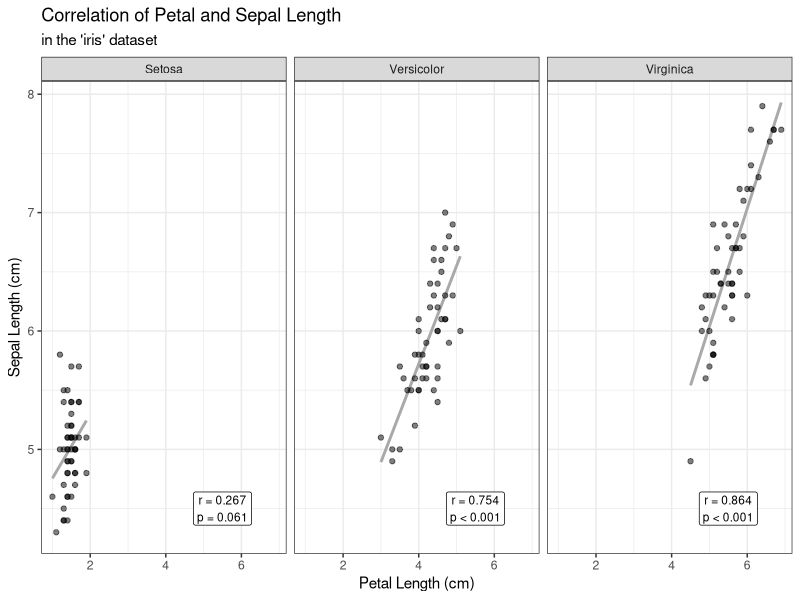
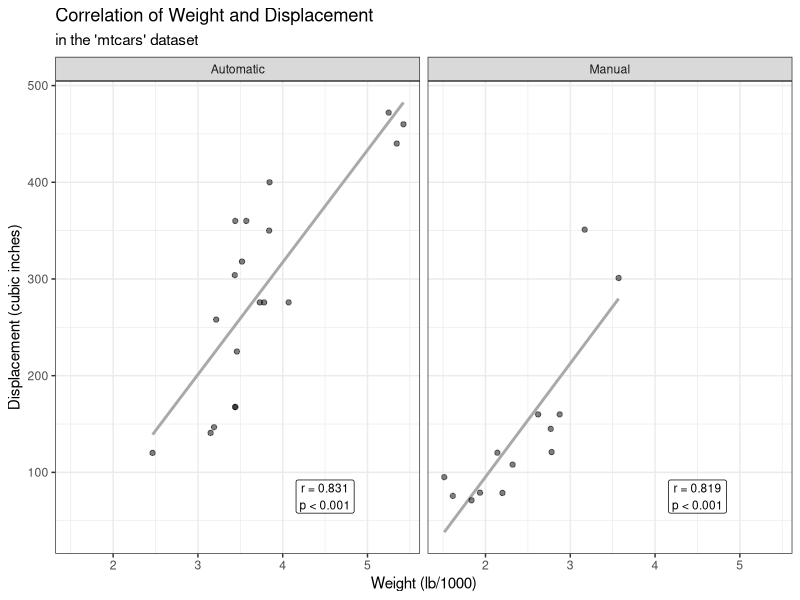

The R script that drew these images, in order:
# Data + Donuts: Making Beautiful Plots in R's Ggplot2
# Author: Jessica M. Alexander (https://jessb0t.github.io/)
# Workshop Date: 2025-02-13
# Summary: This script uses the standard 'iris' and 'mtcars' datasets to introduce fundamental
#           and semi-advanced features of plotting with ggplot.  The following R functions are covered:
#           - library()
#           - paste()
#           - c()
#           - data.frame()
#           - dplyr::filter()
#           - lplyr::pull()
#           - stats::cor.test()
#           - ggplot2::
#             - ggplot()
#             - aes()
#             - geom_point()
#             - geom_smooth()
#             - geom_label()
#             - facet_wrap()
#             - labs()
#             - theme_bw()
#             - ggsave()


#one-time install to your computer
#install.packages("tidyverse") #this installs multiple packages, including dplyr, lplyr, and ggplot2
#install.packages("datasets") #this installs the package that houses our sample data
#install.packages("stats") #this installs a very common package for standard statistical methods

#the following will need to be done whenever you create a new instance of R
#load necessary packages
library(datasets)
library(tidyverse)
library(stats)

#specify folder where plots should go (discuss relative merits of absolute v. relative paths)
outpath <- "your-filepath-here"

#helper functions and variables
#I like to include the date for any outputs, so this is a handy variable to have
today <- format(Sys.Date(), "%Y%m%d")

#this function takes numbers less than one and decides if they get 3 or four digits for display
digit_display <- function(number){
  if(abs(number)<0.001){
    x <- sprintf("%.4f", number)
  }else{
    x <- sprintf("%.3f", number)
  }
  return (x) #this is a string
}

#this function takes a p-value and gives you a string that either rounds to 3 decimal places or outputs the classic "p<0.001"
tinyps <- function(pval){
  if(pval < 0.001){
    x = "< 0.001"
  }else {
    tmp <- round(pval,3)
    x = paste("= ", as.character(tmp), sep="")
  }
  return (x) #this is a string
}


### EXAMPLE PLOT: IRIS DATASET
#about the dataset (https://en.wikipedia.org/wiki/Iris_flower_data_set)
#pretty picture of irises (https://www.kaggle.com/code/sufyansadiq/exploratory-data-analysis-on-iris-flower-dataset)
#measurements from 150 iris flowers of 5 variables:
# - Sepal.Length (numerical value, in centimeters)
# - Sepal.Width (numerical value, in centimeters)
# - Petal.Length (numerical value, in centimeters)
# - Petal.Width (numerical value, in centimeters)
# - Species (factor of three levels: 'setosa', 'versicolor', 'virginica')

#load the iris data
data(iris) #this will create a dataframe named 'iris' in your environment

#helpful note for your own data: when you want to load your data, you could call the dataframe 'df' and load it by replacing the filepath and filename below
#df <- read.csv("filepath-to-your-data/filename-of-your-data.csv")

#create dataframes that are subsets by species (there are other ways to do this, but this way is easy to read)
df_setosa <- filter(iris, Species=="setosa")
df_versicolor <- filter(iris, Species=="versicolor")
df_virginia <- filter(iris, Species=="virginica")

#using the species-specific dataframes, run correlation tests and assign to variables
corr_setosa <- cor.test(pull(df_setosa, Petal.Length), pull(df_setosa, Sepal.Length), method="pearson")
corr_versicolor <- cor.test(pull(df_versicolor, Petal.Length), pull(df_versicolor, Sepal.Length), method="pearson")
corr_virginia <- cor.test(pull(df_virginia, Petal.Length), pull(df_virginia, Sepal.Length), method="pearson")

#we need a special dataframe to display correlation coefficients and p-values in our plot
label_text_iris <- data.frame(
  label = c(paste("r = ", digit_display(corr_setosa$estimate),
                  "\np ", tinyps(corr_setosa$p.value), sep=""),
            paste("r = ", digit_display(corr_versicolor$estimate),
                  "\np ", tinyps(corr_versicolor$p.value), sep=""),
            paste("r = ", digit_display(corr_virginia$estimate),
                  "\np ", tinyps(corr_virginia$p.value), sep="")),
  Species = c("setosa", "versicolor", "virginica"),
  Petal.Length = c(5.5, 5.5, 5.5),
  Sepal.Length = c(4.5, 4.5, 4.5))

#we build our plot (and assign it to a variable so we can save it as a png file)
plot1 <-  ggplot(data=iris, aes(x=Petal.Length, y=Sepal.Length)) +
  geom_smooth(method="lm", color="darkgrey", se=FALSE) +
  geom_point(alpha=0.5) +
  facet_wrap(~Species, labeller=as_labeller(c(`setosa`="Setosa", `versicolor`="Versicolor", `virginica`="Virginica"))) +
  geom_label(data=label_text_iris, aes(x=Petal.Length, y=Sepal.Length, label=label), size=3, color="black") +
  labs(title="Correlation of Petal and Sepal Length",
     subtitle="in the 'iris' dataset",
     x="Petal Length (cm)",
     y="Sepal Length (cm)") +
  theme_bw()
  #+ theme(plot.title = element_text(hjust = 0.5), plot.subtitle = element_text(hjust = 0.5)) #optional centering of title and subtitle


#output the plot to file
fileout <- paste(outpath, "irisplot_", today, ".png", sep="")
#ggsave(fileout, plot=plot1, width=3, height=4, units="in")


### YOUR TURN: MTCARS DATASET
#about the dataset (https://stat.ethz.ch/R-manual/R-devel/library/datasets/html/mtcars.html)
#auto design details for 32 car models from Motor Trends magazine in 1974; we focus on these variables:
# - disp (numerical value, in cubic inches) = displacement
# - wt (numerical value, in lbs/1000) = weight
# - am (factor of two levels: 0=automatic, 1=manual) = type of transmission

#load the dataset
data(mtcars)

#now create the plot on your own; feel free to customize it in ways you might desire, for example:
# - try changing the theme (+ theme_xxxx())
# - try making the points a different color (color=)
# - try changing the opacity of the points (alpha=)
df_automatic <- filter(mtcars, am==0)
corr_automatic <- cor.test(pull(df_automatic, wt), pull(df_automatic, disp), method="pearson")
df_manual <- filter(mtcars, am==1)
corr_manual <- cor.test(pull(df_manual, wt), pull(df_manual, disp), method="pearson")

label_text_mtcars <- data.frame(
  label = c(paste("r = ", digit_display(corr_manual$estimate),
                  "\np ", tinyps(corr_manual$p.value), sep=""),
            paste("r = ", digit_display(corr_automatic$estimate),
                  "\np ", tinyps(corr_automatic$p.value), sep="")),
  am = c(0, 1),
  wt = c(4.5, 4.5),
  disp = c(75, 75))

plot2 <- ggplot(data=mtcars, aes(x=wt, y=disp)) +
  geom_smooth(method="lm", color="darkgrey", se=FALSE) +
  geom_point(alpha=0.5) +
  facet_wrap(~am, labeller=as_labeller(c(`0`="Automatic", `1`="Manual"))) +
  geom_label(data=label_text_mtcars, aes(x=wt, y=disp, label=label), size=3, color="black") +
  labs(title="Correlation of Weight and Displacement",
       subtitle="in the 'mtcars' dataset",
       x="Weight (lb/1000)",
       y="Displacement (cubic inches)") +
  theme_bw()

fileout2 <- paste(outpath, "mtcarsplot_", today, ".png", sep="")
#ggsave(fileout2, plot=plot2, width=6, height=7, units="in")